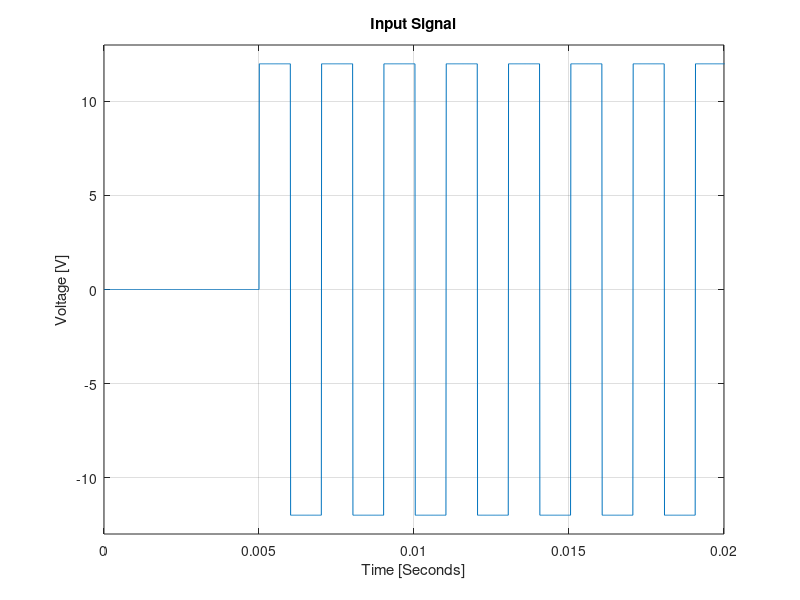
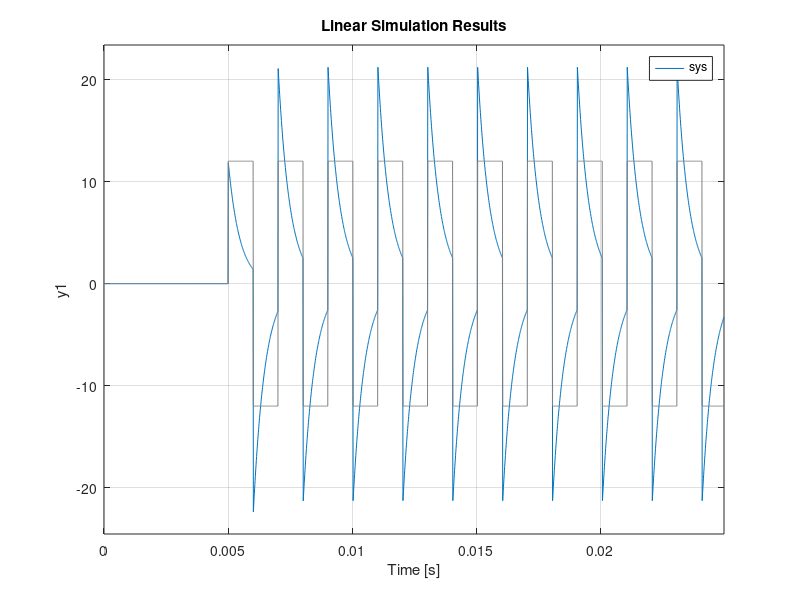

These figures' MATLAB source, in order: (Note: this script raises an error after producing the figures.)
clc; clear all;
close all;

n= 0;
switch n
    case 0
        R= 4.7e3;
        L= 10e-6;
        C= 100e-9;
    case 1
        R= 5.6e3;
        L= 10e-6;
        C= 100e-9;
end
    
A= [-R/L -1/L; 1/C 0];
B= [1/L; 0];
c= [R 0];
D= 0;

% Function state space model
sys= ss(A, B, c, D);

%%%%%% Input signal %%%%%%%%%%%%%%%%%%%%%%%%%%%%

% Parameters
h= 1e-5;
t= 0: h: 2.499999e-2; 
u= zeros(size(t));
var= 0;
tinit= 5e-3;
T= 1e-3;

for i=1:length(t)
    if t(i)<= tinit
        u(i)= 0;
    elseif t(i)> tinit && var<= (T/h)
        u(i)= 12;
        var= var+1;
    elseif t(i)> tinit && var> (T/h)
        u(i)= -12;
        var= var+1;
    end

    if var> (2*(T/h))
        var= 0;
    end
end

figure(1)
plot(t, u);
grid on;
xlim([0, 0.02])
ylim([-13, 13])
xlabel('Time [Seconds]');
ylabel('Voltage [V]');
title('Input Signal');


%%%% State-Space Model Simulation %%%%%%%%%%%%%%%%%
figure(2)
lsim(sys, u, t);
z= lsim(sys, u, t);
%size(z)
%size(t')
data= [t', z];
grid on;

%%%%% Generate .csv file %%%%%%%%%%%%%%%%%%%%
switch n
    case 0
        %csvwrite('simulation1.csv', data);
        filename= 'Data Generated/simulation1.csv';
    case 1
        filename= 'Data Generated/simulation2.csv';
end

headers= {'Time [Seconds]', 'Amplitude [V]'};
fi= fopen(filename, 'w');
fprintf(fi, '%s,%s\n', headers{:});
fclose(fi);
writematrix(data, filename, 'WriteMode', 'append');